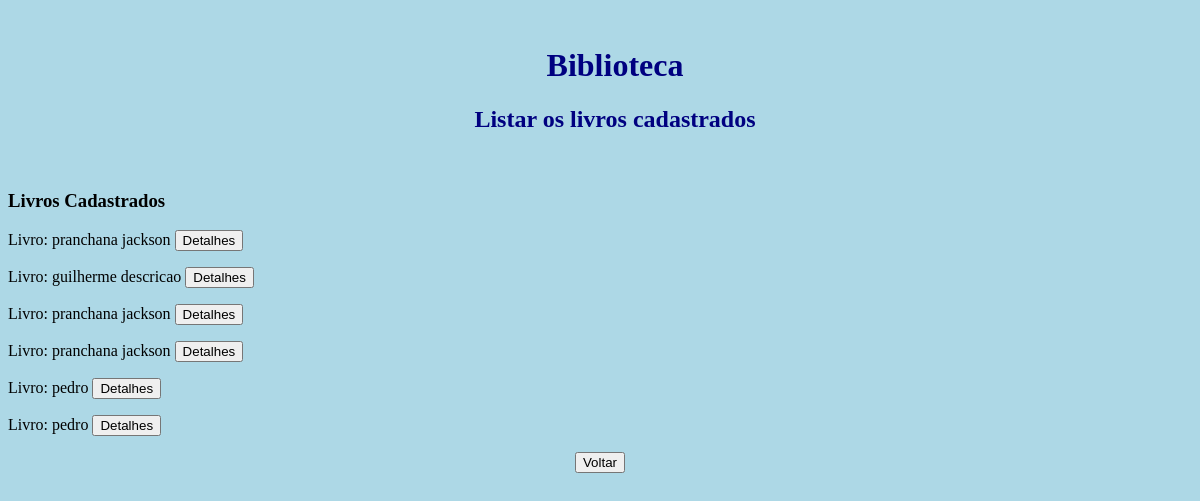
The page /listar on the database as committed earlier.
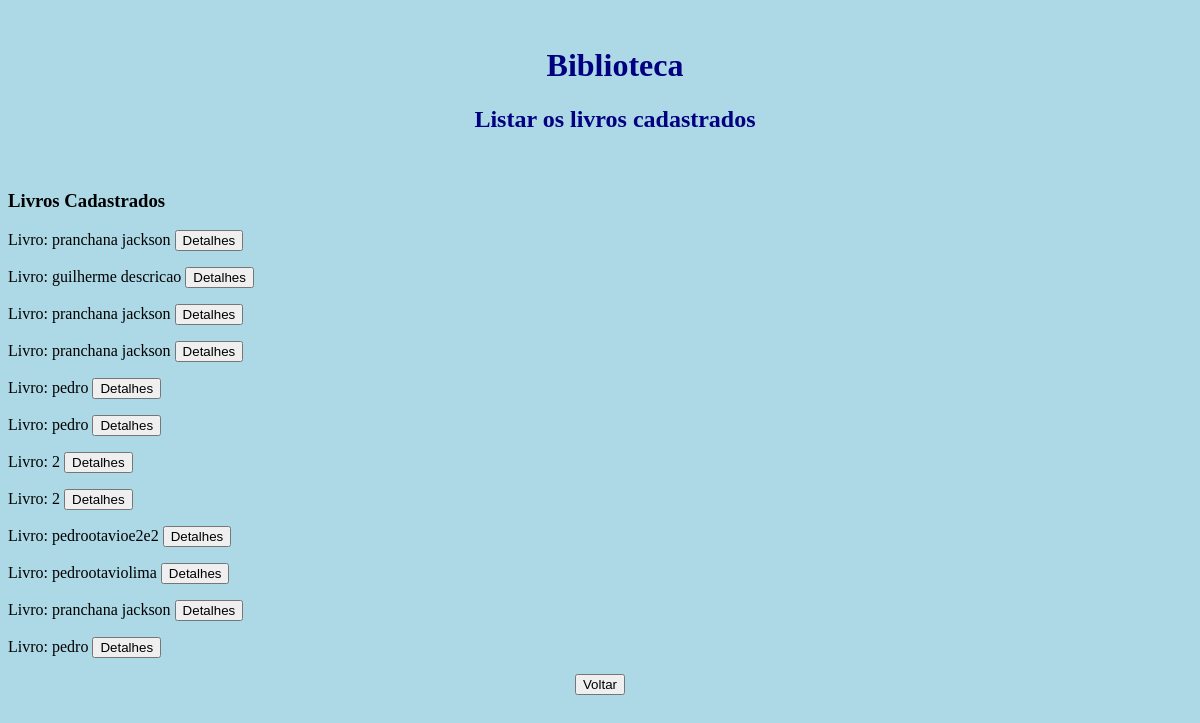
The same page on the database as committed later.
### core/models.py (models this page shows)
class LivroModel(models.Model):
    titulo = models.CharField('Título', max_length=200)
    editora = models.CharField('editora', max_length=200)
    autor = models.CharField('autor',null=True, max_length=200)
    isbn = models.CharField('isbn',null=True,  max_length=200)
    numero_paginas = models.IntegerField('numero_paginas', null=True)
    ano_publicacao = models.IntegerField('ano_publicacao',null=True)
    def __str__(self):
        return self.titulo

### core/views.py (the view)
# urls.py: path('listar', views.listar, name='listar'),
def listar(request):
    if request.method == 'POST':
        livro_id = request.POST.get('livro_id', '')
        try:
            livro = LivroModel.objects.get(pk=livro_id)
            contexto = {'livro': livro}
        except ValueError:
            contexto = {}
        return render(request, "detalhes.html", contexto)
    else:
        livros = LivroModel.objects.all()
        contexto = {'livros': livros}
        return render(request, 'listar.html', contexto)

### core/templates/listar.html (shortened to what this page needs)
{% load static %}
<html lang="pt-br">
<head>
    <link rel="stylesheet" href="{% static '/css/style.css' %}">
</head>
<body>
    <br>
    <h1> Biblioteca </h1>
    <h2> Listar os livros cadastrados </h2>
    <br>
    {% if livros %}
    <h3>Livros Cadastrados</h3>
    {% for livro in livros %}
    <form action="{% url 'core:listar' %}" novalidate method="POST" enctype="multipart/form-data">
        Livro: {{ livro }}
        <input type="submit" value="Detalhes" />
    </form>
    {% endfor %}
    {% else %}
    <h2> Nenhum livro cadastrado </h2>
    {% endif %}
    <center>
        <form action="{% url 'core:index' %}" novalidate method="GET">
            <input type="submit" value="Voltar" />
        </form>
    </center>
</body>
</html>

### core/static/css/style.css (style rules this page uses)
body { background-color: lightblue; }
h1 { color: navy; margin-left: 30px; text-align: center; }
h2 { color: navy; margin-left: 30px; text-align: center; }

Rows that differ between the two databases and show on the page:
added LivroModel: titulo "2"
added LivroModel: titulo "2"
added LivroModel: titulo "pedrootavioe2e2"
added LivroModel: titulo "pedrootaviolima"
added LivroModel: titulo "pranchana jackson"
added LivroModel: titulo "pedro"
